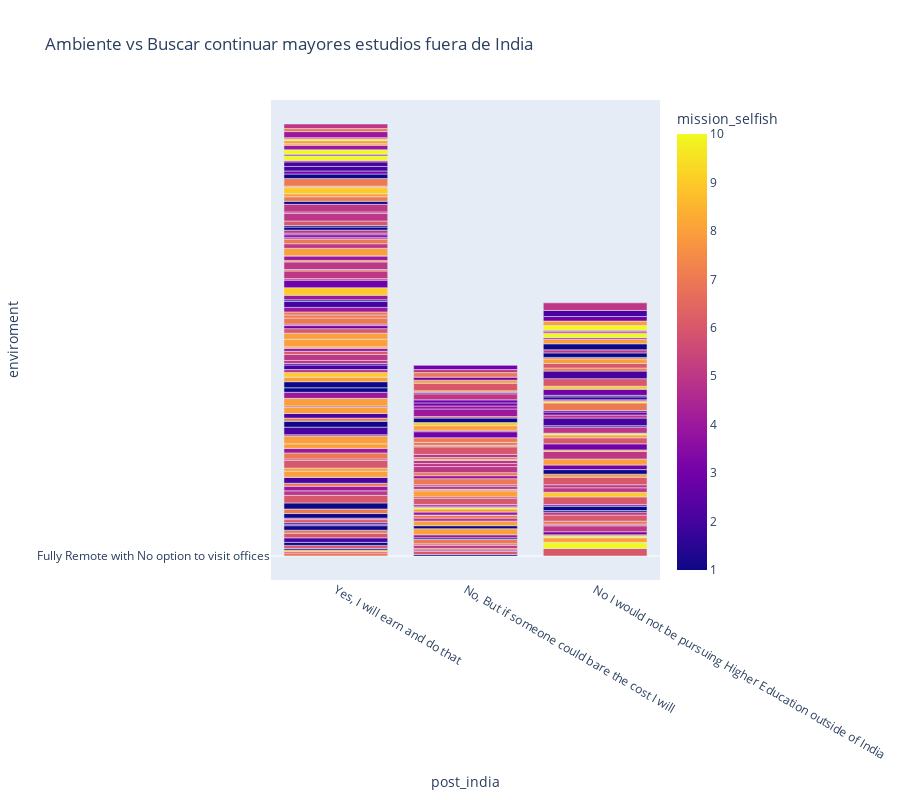

Write notebook code for a chart like this one.
### Code cell
import plotly.express as px

fig = px.bar(df, x='post_india', y='enviroment', color="mission_selfish",  title="Ambiente vs Buscar continuar mayores estudios fuera de India",height=800 )
fig.update_traces(textfont_size=2)
fig.show()

### Figure 1 — Plotly figure (JSON) as saved in the notebook; plotly's stock layout.template omitted (floating-point values rounded to 4 significant figures; data arrays with more than 128 entries replaced by an {"elided": "..."} marker saying what was removed)
{"data": [{"alignmentgroup": "True", "hovertemplate": "post_india=%{x}<br>enviroment=%{y}<br>mission_selfish=%{marker.color}<extra></extra>", "legendgroup": "", "marker": {"color": {"elided": "235 int values"}, "coloraxis": "coloraxis", "pattern": {"shape": ""}}, "name": "", "offsetgroup": "", "orientation": "v", "showlegend": false, "textfont": {"size": 2}, "textposition": "auto", "type": "bar", "x": {"elided": "235 str values"}, "xaxis": "x", "y": {"elided": "235 str values"}, "yaxis": "y"}], "layout": {"barmode": "relative", "coloraxis": {"colorbar": {"title": {"text": "mission_selfish"}}, "colorscale": [[0, "#0d0887"], [0.1111, "#46039f"], [0.2222, "#7201a8"], [0.3333, "#9c179e"], [0.4444, "#bd3786"], [0.5556, "#d8576b"], [0.6667, "#ed7953"], [0.7778, "#fb9f3a"], [0.8889, "#fdca26"], [1, "#f0f921"]]}, "height": 800, "legend": {"tracegroupgap": 0}, "title": {"text": "Ambiente vs Buscar continuar mayores estudios fuera de India"}, "xaxis": {"anchor": "y", "domain": [0, 1], "title": {"text": "post_india"}}, "yaxis": {"anchor": "x", "domain": [0, 1], "title": {"text": "enviroment"}}}}
